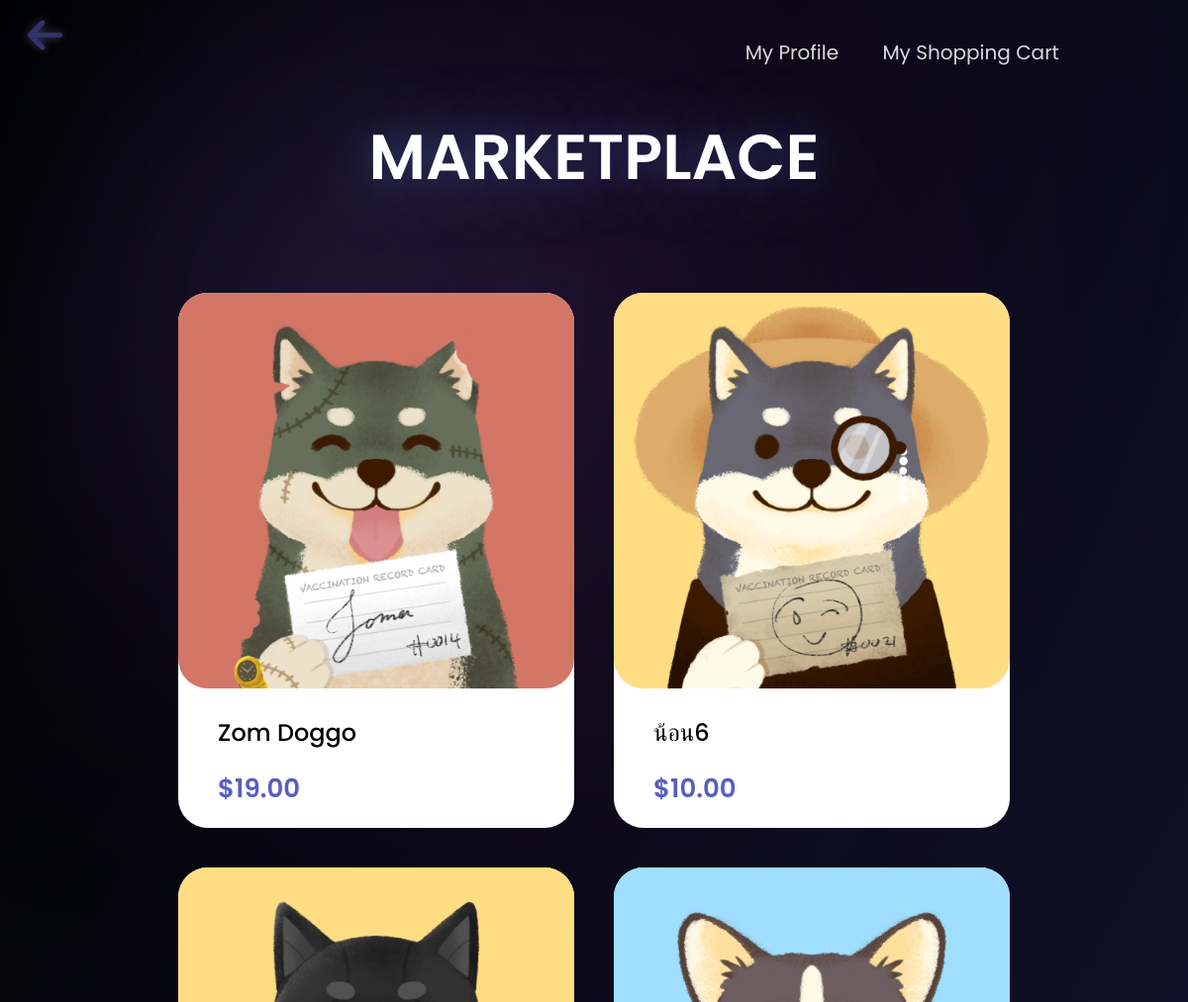
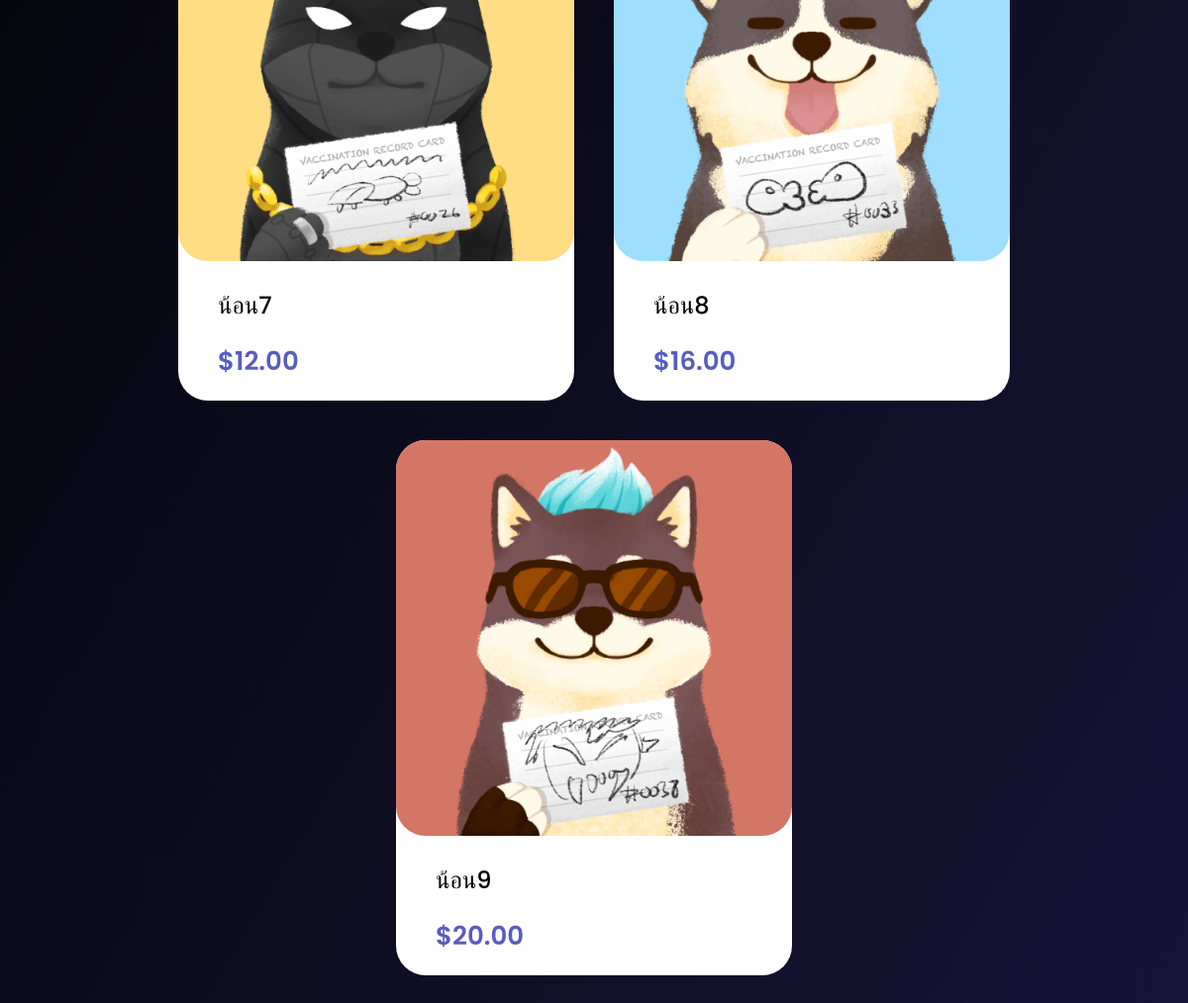
/marketplace, run on the app's committed database (2 pictures, top to bottom).
### app_amonze/models.py (models this page shows, shortened)
class Item (models.Model):
    item_id = models.BigAutoField(primary_key=True)
    item_name = models.CharField(max_length=50)
    item_image = models.ImageField(null=True)
    description = models.TextField(default="No description")
    price = models.DecimalField(max_digits=5, decimal_places=2, default=0.00)

### app_amonze/views.py (the view)
# urls.py: path('marketplace', views.marketplace, name  = 'marketplace'),
def marketplace(request):
    items = Item.objects.all()
    context = { 'items':items }
    return render(request, 'marketplace.html', context)

### app_amonze/templates/marketplace.html (shortened to what this page needs)
<!DOCTYPE html>
{% load static %}
<html lang="en">
<head>
</head>
<body>
    <div class="navbar">
        <div class="home">
            <a href="{% url 'home' %}">
                <img src="media/images/left-arrow.png" href="{% url 'home' %}" class="logo">
            </a>
        </div>
        <div class="navbut" id="menuList">
            <a class='profile' href="/profile">My Profile</a>
            <a class="cart" href="/cart">My Shopping Cart</a>
        </div>
    </div>
    <div class="market_header">
        <h2>MARKETPLACE</h2>
    </div>
    <div class="market_container">
        {% for item in items %}
        <div class="item_wrapper">
            <a href="item/{{item.item_id}}">
                <img class="item_img" src="{{ item.item_image.url }}">
                <div class="item_desc">
                    <ul>
                        <h3 style="color: black;"> {{ item.item_name }} </h3>
                        <p style="color: #585DC0;"> ${{item.price}} </p>
                    </ul>
                </div>
            </a>
        </div>
        {% endfor %}
    </div>
</body>
</html>

### app_amonze/templates/marketplace.html (style rules this page uses)
body { font-family: 'Poppins', sans-serif; font-weight: 400; background-image: linear-gradient(to top left, rgba(23, 21, 55, 1), rgba(0, 0, 0, 1)); height: 96vh; background-repeat: no-repeat; background-attachment: fixed; }
.market_header { display: flex; color: white; place-content: center; }
.market_header h2 { font-weight: 600; font-size: 64px; text-shadow: 0 0 80px rgb(192 219 255 / 35%), 0 0 32px rgb(65 120 255 / 24%); padding-bottom: 40px; margin-top: 40px; margin-bottom: 20px; }
.market_container { padding: 10px; display: flex; flex-wrap: wrap; justify-content: center; }
.item_wrapper { margin: 20px; background: white; border-radius: 30px; width: 400px; }
.item_wrapper a { text-decoration: none; }
.item_desc h3 { font-size: 24px; font-weight: 500; margin: 20px 0px; }
.item_desc p { font-size: 26px; font-weight: 600; margin: 20px 0px; }
.item_img { width: 100%; border-radius: 30px; }
.navbar { margin: 10px; display: flex; flex-wrap: wrap; justify-content: space-between; margin-top: 15px; align-items: center; }
.navbar a { margin-left: 40px; color: rgba(255, 255, 255, 0.85); text-decoration: none; font-size: 20px; }
.home a { margin-left: 10px; }
.logo { height: 35px; cursor: pointer; opacity: 0.55; margin-top: 3px; filter: drop-shadow(0px 0px 4px rgba(166, 153, 234, 0.7)); }

### data on the page
Item: item_image (picture), item_name "Zom Doggo", price "19.00"
Item: item_image (picture), item_name "น้อน6", price "10.00"
Item: item_image (picture), item_name "น้อน7", price "12.00"
Item: item_image (picture), item_name "น้อน8", price "16.00"
Item: item_image (picture), item_name "น้อน9", price "20.00"
